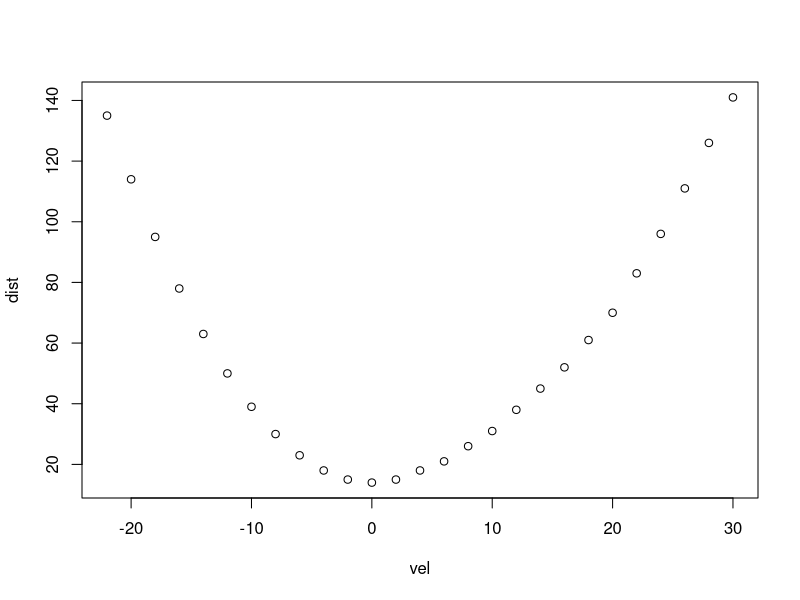
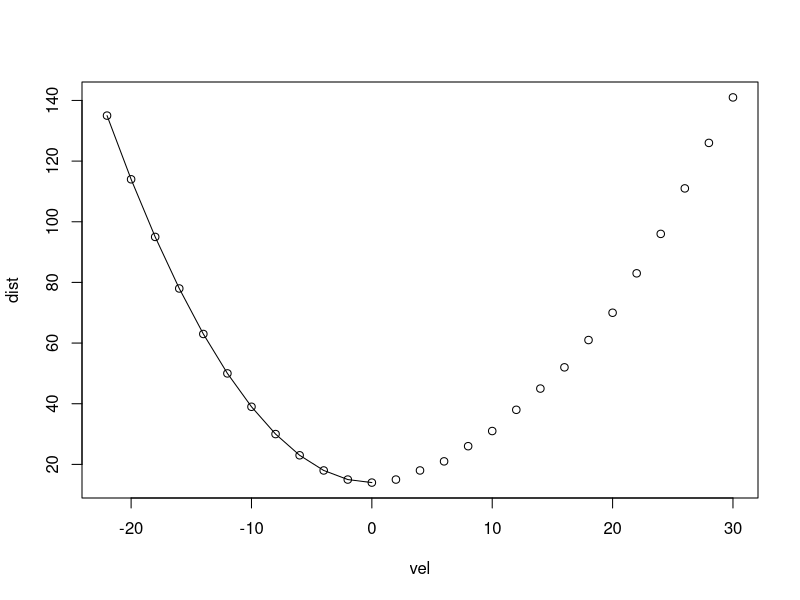
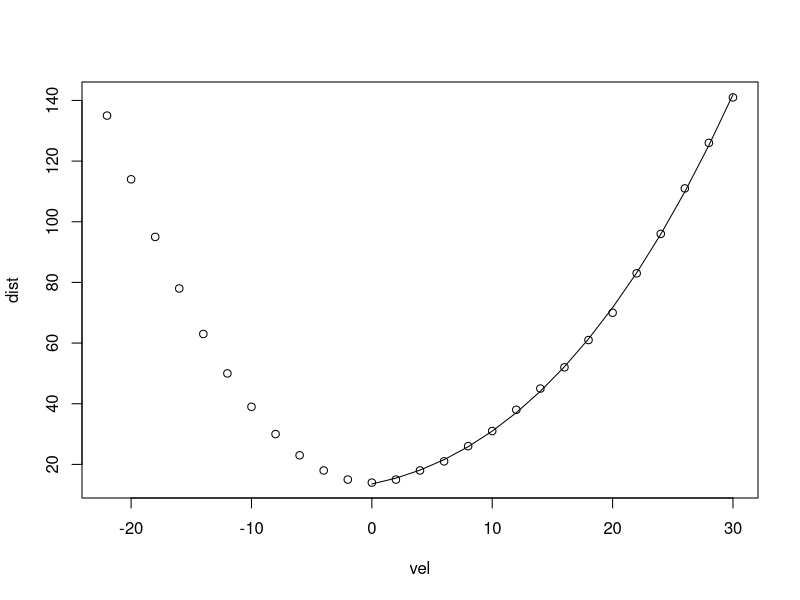

The R source for these figures, in order:
tab<-read.csv("inf-dist.csv")
vel<-tab[,1]
dist<-tab[,2]
plot(dist~vel)
d1=dist[1:12]
v1=vel[1:12]
v2=v1*v1 # second degree
v3=v2*v1 # third degree
v4=v3*v1 # fourth degree
v5=v4*v1 # fifth degree
v6=v5*v1 # sixth degree
lm.D=lm(d1~v1+v2+v3+v4+v5+v6) # create linear model
lm.S=summary(lm.D) # extract the summary
lm.S # show summary, seems only c0 and c2 are significant
lm.D1=lm(d1~v2) # create linear model with significant coefficients
lm.S1=summary(lm.D1) # extract the summary
c0=lm.S1$coefficients[1,1]
c2=lm.S1$coefficients[2,1]
plot(dist~vel)
lines(v1, c0+c2*v2)

res1=c0+c2*v2
result = data.frame(v1,res1)
write.table(result,"inf-dist-lm1.csv",sep=",",row.names=F,col.names=F)

tab<-read.csv("inf-dist.csv")
vel<-tab[,1]
dist<-tab[,2]
d2=dist[12:27]
v1=vel[12:27]
v2=v1*v1 # second degree
v3=v2*v1 # third degree
v4=v3*v1 # fourth degree
v5=v4*v1 # fifth degree
v6=v5*v1 # sixth degree
lm.D=lm(d2~v1+v2+v3) # create linear model
lm.S=summary(lm.D) # extract the summary
lm.S # show summary, seems only c0, c1, c2 and c3 are significant
lm.D2=lm(d2~v1+v2+v3) # create linear model with significant coefficients
lm.S2=summary(lm.D2) # extract the summary
c0=lm.S2$coefficients[1,1]
c1=lm.S2$coefficients[2,1]
c2=lm.S2$coefficients[3,1]
c3=lm.S2$coefficients[4,1]

res2=c0+c1*v1+c2*v2+c3*v3

plot(dist~vel)
lines(v1, res2)

result = data.frame(v1, res2)

write.table(result,"inf-dist-lm2.csv",sep=",",row.names=F,col.names=F)
